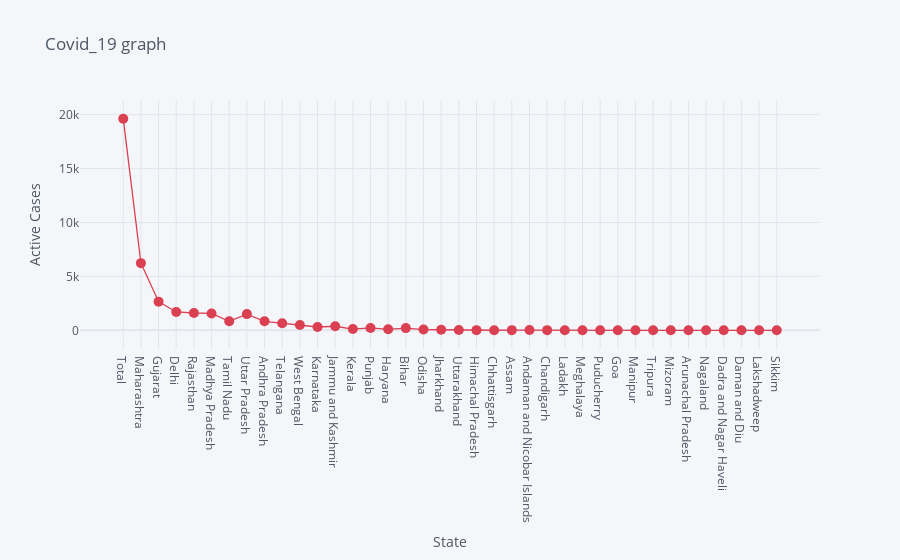

The notebook cell this image was saved under:
### Markdown cell above
# Active Cases per State

### Code cell
df.iplot(kind= 'scatter', x= 'State', y='Active', mode= 'markers+lines', title= 'Covid_19 graph', xTitle= 'State', yTitle= 'Active Cases', color= 'red', size= 10)

### Figure 1 — Plotly figure (JSON) as saved in the notebook; plotly's stock layout.template omitted (floating-point values rounded to 4 significant figures)
{"data": [{"line": {"color": "rgba(219, 64, 82, 1.0)", "dash": "solid", "shape": "linear", "width": 1.3}, "marker": {"size": 10, "symbol": "circle"}, "mode": "markers+lines", "name": "Active", "text": "", "type": "scatter", "x": ["Total", "Maharashtra", "Gujarat", "Delhi", "Rajasthan", "Madhya Pradesh", "Tamil Nadu", "Uttar Pradesh", "Andhra Pradesh", "Telangana", "West Bengal", "Karnataka", "Jammu and Kashmir", "Kerala", "Punjab", "Haryana", "Bihar", "Odisha", "Jharkhand", "Uttarakhand", "Himachal Pradesh", "Chhattisgarh", "Assam", "Andaman and Nicobar Islands", "Chandigarh", "Ladakh", "Meghalaya", "Puducherry", "Goa", "Manipur", "Tripura", "Mizoram", "Arunachal Pradesh", "Nagaland", "Dadra and Nagar Haveli", "Daman and Diu", "Lakshadweep", "Sikkim"], "y": [19626, 6229, 2656, 1702, 1603, 1565, 838, 1503, 835, 658, 488, 306, 376, 116, 219, 93, 204, 68, 51, 24, 16, 5, 16, 22, 13, 4, 11, 4, 0, 0, 0, 1, 0, 0, 0, 0, 0, 0]}], "layout": {"legend": {"bgcolor": "#F5F6F9", "font": {"color": "#4D5663"}}, "paper_bgcolor": "#F5F6F9", "plot_bgcolor": "#F5F6F9", "title": {"font": {"color": "#4D5663"}, "text": "Covid_19 graph"}, "xaxis": {"gridcolor": "#E1E5ED", "showgrid": true, "tickfont": {"color": "#4D5663"}, "title": {"font": {"color": "#4D5663"}, "text": "State"}, "zerolinecolor": "#E1E5ED"}, "yaxis": {"gridcolor": "#E1E5ED", "showgrid": true, "tickfont": {"color": "#4D5663"}, "title": {"font": {"color": "#4D5663"}, "text": "Active Cases"}, "zerolinecolor": "#E1E5ED"}}}
